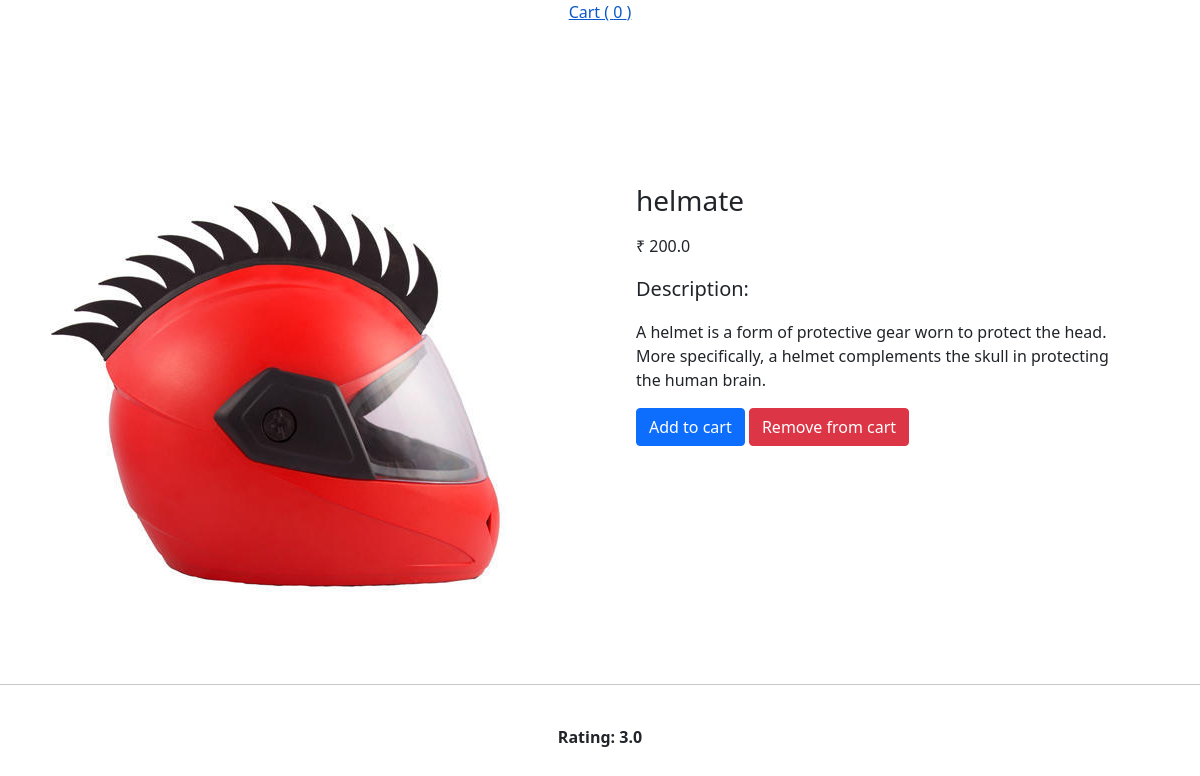
Screenshot of /page_view/4 (signed in) with the database file from the repository.
### ecomApp/models.py (models this page shows, shortened)
class Product(models.Model):
    user = models.ForeignKey(Seller,on_delete=models.CASCADE)
    name = models.CharField(max_length=255,null=True,blank=True)
    price = models.FloatField(null=True,blank=True)
    image = models.ImageField(upload_to='images/')
    description = models.CharField(max_length=3000,null=True,blank=True)

### ecomApp/views.py (the view, shortened to what this page needs)
# urls.py: path('page_view/<int:id>',page_view,name='page_view'),
def page_view(request,id):
    ratingform = RatingForm
    rating_ = MyRating.objects.filter(product=Product.objects.get(id=id))
    sum=0
    cou = 0
    for i in rating_:
        sum = sum + int(i.rating)
        cou =cou+1
    avg_rating=0
    try:
        avg_rating = sum/cou
    except:
        avg_rating = 0
    mainuser = request.user
    customeruu = Customer.objects.get(user=mainuser)
    user = customeruu
    obj = Product.objects.get(id=id)
    Flagg = False
    valuee=0
    try:
        check_already_reviewd=MyRating.objects.get(user =user)
        check_already_reviewd_pro= MyRating.objects.get(product=obj)
    except:
        check_already_reviewd = 0
        check_already_reviewd_pro=0
    if check_already_reviewd and check_already_reviewd_pro:
        Flagg = True
        valuee = check_already_reviewd.rating
    context = {'product':obj,'ratingform':ratingform,'rateduser':Flagg,'rating':avg_rating}
    return render(request,'ecomApp/product_page_view.html',context)

### ecomApp/templates/ecomApp/product_page_view.html (shortened to what this page needs)
{% extends 'base.html' %}
{% load crispy_forms_tags %}
{% block body_block %}
<a href="{% url 'cart_detail' %}">
  <p style="text-align:center;">Cart (   {{request.session.cart|length}} ) </p>
</a>
  <main class="mt-5 pt-4">
    <div class="container dark-grey-text mt-5">
      <div class="row wow fadeIn">
        <div class="col-md-6 mb-4">
          <img src="/images/{{product.image}}" class="img-fluid" alt="">
        </div>
        <div class="col-md-6 mb-4">
          <div class="p-4">
            <p class="lead">
              <h3><p><span>{{product.name}}</span></p></h3>
              <span>₹ {{ product.price }}</span>
            </p>
            <p class="lead font-weight-bold">Description: </p>
            <p>{{product.description}}</p>
            <a href="{% url 'cart_add' product.id %}" class="btn btn-primary btn-md my-0 p">
              Add to cart
            </a>
            <a href="{% url 'item_clear' product.id %}" class="btn btn-danger btn-md my-0 p">
              Remove from cart
            </a>
          </div>
        </div>
      </div>
    </div>
  </main>
<hr>
<br>
{% if rating %}
    <center><b>Rating: {{rating}}</b></center>
  {% endif %}
<br>
<br>
{% endblock %}

### rows the page displays
Product: image (picture), name "helmate", price "200.0", description "A helmet is a form of protective gear worn to protect the head. More specifically, a helmet complements the skull in protecting the human brain."

### other values shown
{{ request.session.cart|length }} "0"
{{ rating }} "3.0"
